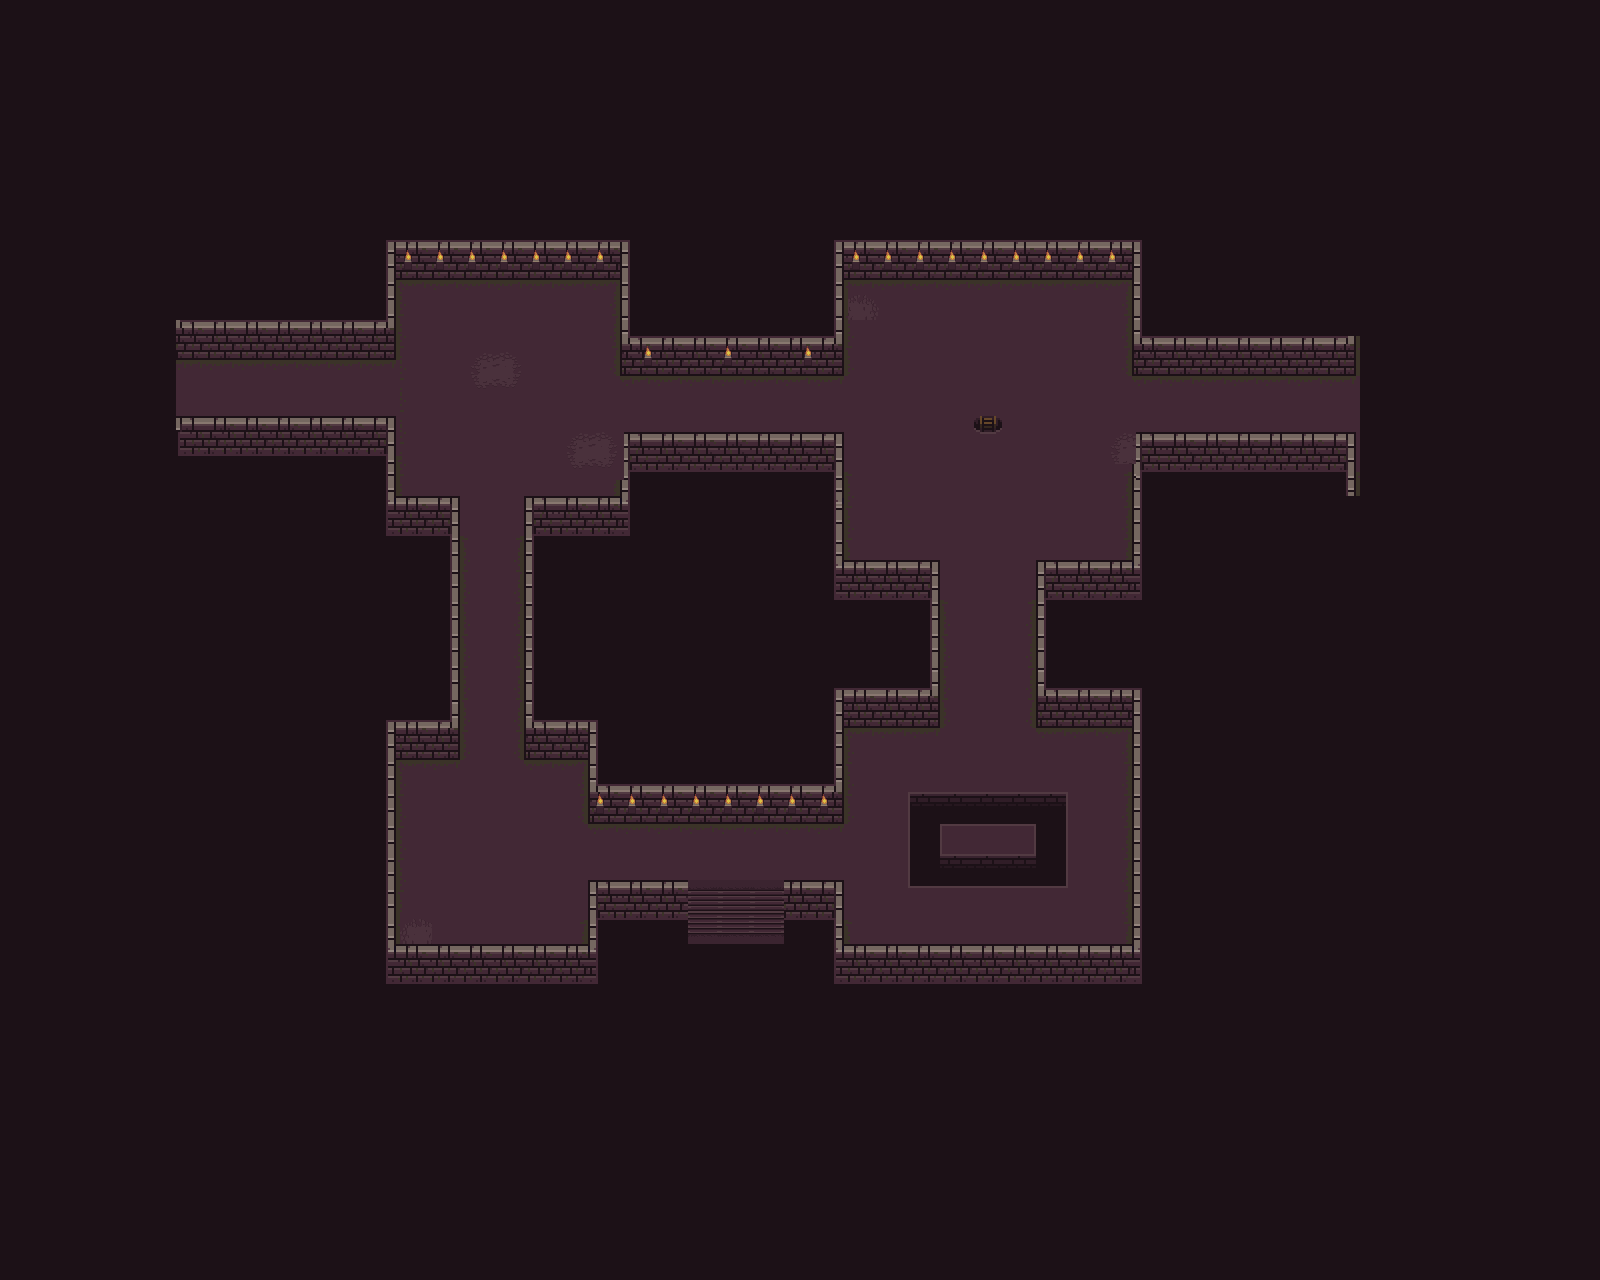

A level layout from a 2D game, rendered from its tile map. Below: a short description, then the map file with tile-grid data replaced by summaries:
An orthogonal 100x80 tile map with 16x16 px tiles, 2 tile layers (layer, object), 3 tilesets.

<map version="1.2" tiledversion="1.2.0" orientation="orthogonal" renderorder="right-down" width="100" height="80" tilewidth="16" tileheight="16" infinite="0" nextlayerid="4" nextobjectid="1">
 <tileset firstgid="1" source="16x16DungeonTileset_walls.tsx" />
 <tileset firstgid="257" source="draft.tsx" />
 <tileset firstgid="5372" source="16x16DungeonTileset.tsx" />
 <layer id="1" name="layer" width="100" height="80">
  <data>[8000 cells, 8000 non-empty, 2191 distinct tile ids]</data>
 </layer>
 <layer id="3" name="object" width="100" height="80">
  <data>[8000 cells, 54 non-empty, 2 distinct tile ids]</data>
 </layer>
</map>
